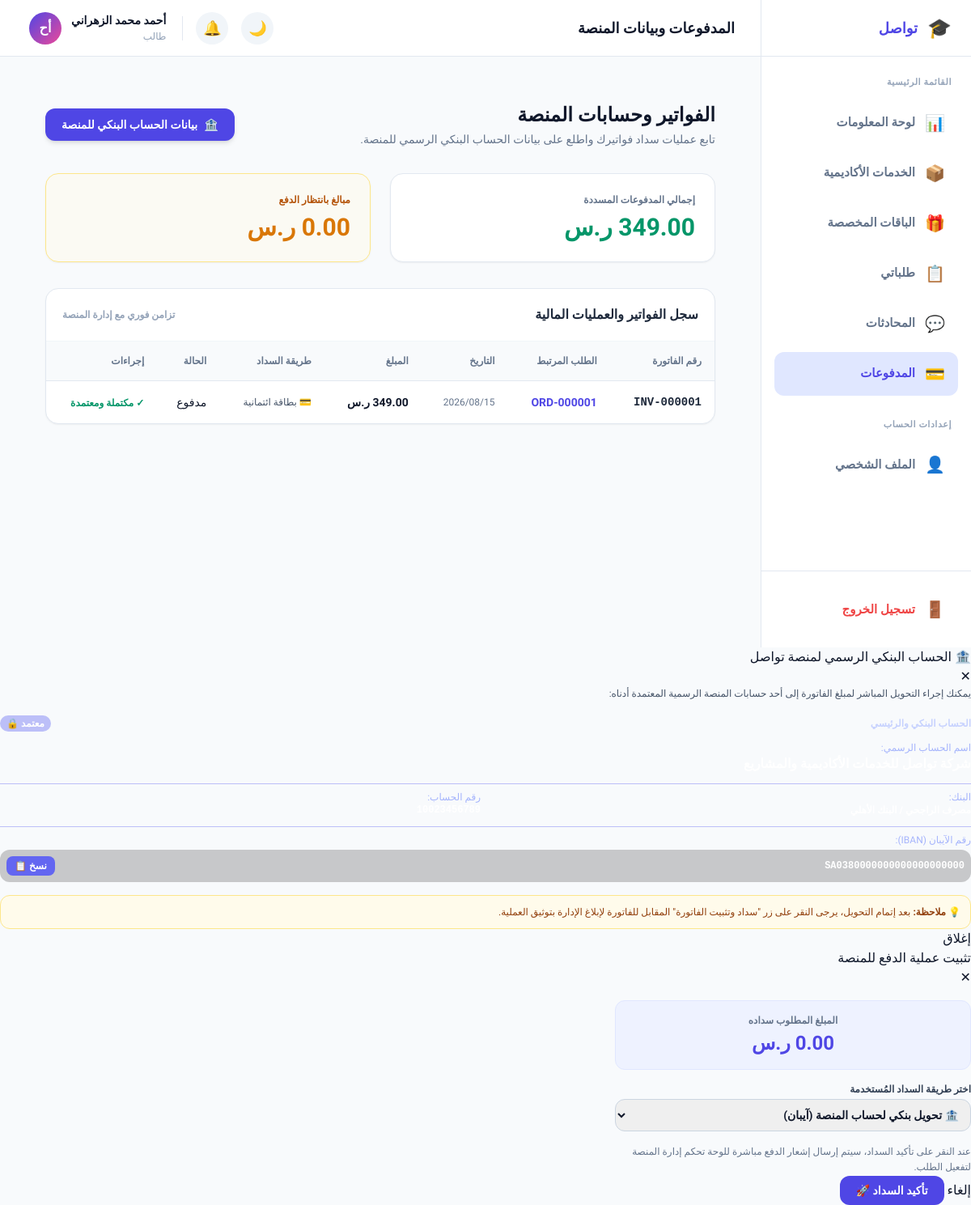
/student/payments.php (signed in), run on the app's committed database.
### tables this page shows
CREATE TABLE IF NOT EXISTS `payments` (
  `id`               INT UNSIGNED NOT NULL AUTO_INCREMENT,
  `payment_number`   VARCHAR(25) NOT NULL UNIQUE COMMENT 'e.g. PAY-20260001',
  `order_id`         INT UNSIGNED NOT NULL,
  `student_id`       INT UNSIGNED NOT NULL,
  `amount`           DECIMAL(10,2) NOT NULL COMMENT 'Total paid by student',
  `platform_fee`     DECIMAL(10,2) NOT NULL DEFAULT 0.00 COMMENT '15% commission',
  `academic_net`     DECIMAL(10,2) NOT NULL DEFAULT 0.00 COMMENT 'amount - platform_fee',
  `method`           ENUM('credit_card','bank_transfer','apple_pay','wallet') NOT NULL DEFAULT 'credit_card',
  `status`           ENUM('pending','paid','failed','refunded') NOT NULL DEFAULT 'pending',
  `transaction_ref`  VARCHAR(255) DEFAULT NULL COMMENT 'Gateway reference',
  `coupon_code`      VARCHAR(50) DEFAULT NULL,
  `discount`         DECIMAL(10,2) DEFAULT 0.00,
  `paid_at`          DATETIME DEFAULT NULL,
  `created_at`       DATETIME NOT NULL DEFAULT CURRENT_TIMESTAMP,
  PRIMARY KEY (`id`),
  UNIQUE KEY `uq_payment_number` (`payment_number`),
  INDEX `idx_order`    (`order_id`),
  INDEX `idx_student`  (`student_id`),
  INDEX `idx_status`   (`status`),
  CONSTRAINT `fk_pay_order`   FOREIGN KEY (`order_id`)   REFERENCES `orders`(`id`) ON DELETE RESTRICT,
  CONSTRAINT `fk_pay_student` FOREIGN KEY (`student_id`) REFERENCES `users`(`id`)  ON DELETE RESTRICT
);

### config/auth.php (called while the page is built, shortened)
<?php
require_once __DIR__ . '/db.php';
function currentUser(): ?array {
    return [
        'id'     => $_SESSION['user_id'],
        'name'   => $_SESSION['user_name'],
        'email'  => $_SESSION['user_email'],
        'role'   => $_SESSION['user_role'],
        'avatar' => $_SESSION['user_avatar'],
    ];
}

### config/functions.php (called while the page is built, shortened)
<?php
require_once __DIR__ . '/db.php';
function getPaymentsByStudent(int $studentId): array {
    $stmt = db()->prepare(
        'SELECT p.*, o.order_number
         FROM payments p
         JOIN orders o ON p.order_id = o.id
         WHERE p.student_id = ?
         ORDER BY p.created_at DESC'
    );
    $stmt->execute([$studentId]);
    return $stmt->fetchAll();
}
function formatDate(string $date): string {
    return date('Y/m/d', strtotime($date));
}
function formatMoney(float $amount): string {
    return number_format($amount, 2) . ' ر.س';
}
function paymentStatusLabel(string $status): array {
    return match($status) {
        'paid'     => ['label' => 'مدفوع',   'class' => 'badge-success'],
        'pending'  => ['label' => 'معلق',    'class' => 'badge-warning'],
        'failed'   => ['label' => 'فاشل',    'class' => 'badge-danger'],
        'refunded' => ['label' => 'مُسترجع', 'class' => 'badge-secondary'],
        default    => ['label' => $status,   'class' => 'badge-secondary'],
    };
}

### config/db.php (called while the page is built, shortened)
<?php
function db(): PDO {
    static $pdo = null;
    if ($pdo === null) {
        $dsn = sprintf(
            'mysql:host=%s;dbname=%s;charset=%s',
            DB_HOST,
            DB_NAME,
            DB_CHARSET
        );
        try {
            $pdo = new PDO($dsn, DB_USER, DB_PASS, [
                PDO::ATTR_ERRMODE            => PDO::ERRMODE_EXCEPTION,
                PDO::ATTR_DEFAULT_FETCH_MODE => PDO::FETCH_ASSOC,
                PDO::ATTR_EMULATE_PREPARES   => false,
            ]);
        } catch (PDOException $e) {
            http_response_code(500);
            die(json_encode([
                'error'   => true,
                'message' => 'خطأ في الاتصال بقاعدة البيانات. يرجى المحاولة لاحقاً.'
            ]));
        }
    }
    return $pdo;
}

### student/payments.php (the view, shortened to what this page needs)
<?php
require_once __DIR__ . '/../config/auth.php';
require_once __DIR__ . '/../config/functions.php';
$user = currentUser();
$db = db();
$total_paid = (float) $db->query("SELECT COALESCE(SUM(amount), 0) FROM payments WHERE student_id = " . $user['id'] . " AND status = 'paid'")->fetchColumn();
$total_pending = (float) $db->query("SELECT COALESCE(SUM(amount), 0) FROM payments WHERE student_id = " . $user['id'] . " AND status = 'pending'")->fetchColumn();
$payments = getPaymentsByStudent($user['id']);
require __DIR__ . '/partials/head.php';
require __DIR__ . '/partials/sidebar.php';
?>
      <div class="content-wrap" style="max-width:1150px;margin:0 auto;padding:24px;">
        <div class="flex flex-wrap justify-between items-center gap-4 mb-8">
          <div>
            <h1 class="text-2xl font-black text-slate-900 mb-1">الفواتير وحسابات المنصة</h1>
            <p class="text-slate-500 text-sm">تابع عمليات سداد فواتيرك واطلع على بيانات الحساب البنكي الرسمي للمنصة.</p>
          </div>
          <button onclick="openPlatformBankModal()" class="px-5 py-2.5 bg-indigo-600 hover:bg-indigo-700 text-white rounded-xl font-bold text-sm shadow-md transition flex items-center gap-2">
            <span>🏦</span>
            <span>بيانات الحساب البنكي للمنصة</span>
          </button>
        </div>
        <div class="grid grid-cols-1 sm:grid-cols-2 gap-6 mb-8">
          <div class="card p-6 border border-slate-200 shadow-sm rounded-2xl bg-white">
            <div class="text-xs font-bold text-slate-500 mb-2">إجمالي المدفوعات المسددة</div>
            <div class="text-3xl font-black text-emerald-600"><?= formatMoney($total_paid) ?></div>
          </div>
          <div class="card p-6 border border-amber-200 bg-amber-50/50 shadow-sm rounded-2xl">
            <div class="text-xs font-bold text-amber-700 mb-2">مبالغ بانتظار الدفع</div>
            <div class="text-3xl font-black text-amber-600"><?= formatMoney($total_pending) ?></div>
          </div>
        </div>
        <div class="card p-0 overflow-hidden border border-slate-200 rounded-2xl bg-white shadow-sm">
          <div class="p-5 border-b border-slate-100 flex items-center justify-between">
            <h3 class="font-extrabold text-slate-800 text-base">سجل الفواتير والعمليات المالية</h3>
            <span class="text-xs text-slate-400 font-bold">تزامن فوري مع إدارة المنصة</span>
          </div>
          <div class="overflow-x-auto">
            <table class="w-full text-right border-collapse">
              <thead>
                <tr class="bg-slate-50 text-slate-500 text-xs border-b border-slate-200">
                  <th class="p-4">رقم الفاتورة</th>
                  <th class="p-4">الطلب المرتبط</th>
                  <th class="p-4">التاريخ</th>
                  <th class="p-4">المبلغ</th>
                  <th class="p-4">طريقة السداد</th>
                  <th class="p-4">الحالة</th>
                  <th class="p-4">إجراءات</th>
                </tr>
              </thead>
              <tbody class="divide-y divide-slate-100 text-sm">
                <?php if (empty($payments)): ?>
                  <tr>
                    <td colspan="7" class="text-center p-8 text-slate-400">
                      لا توجد فواتير أو عمليات دفع مسجلة بعد.
                    </td>
                  </tr>
                <?php else: ?>
                  <?php foreach ($payments as $p):
                    $badge = paymentStatusLabel($p['status']);
                    $inv_no = 'INV-' . str_pad($p['id'], 6, '0', STR_PAD_LEFT);
                  ?>
                    <tr class="hover:bg-slate-50/70 transition">
                      <td class="p-4 font-mono font-bold text-slate-800"><?= $inv_no ?></td>
                      <td class="p-4 font-bold text-indigo-600">
                        <a href="order-details.php?id=<?= $p['order_id'] ?>">ORD-<?= str_pad($p['order_id'], 6, '0', STR_PAD_LEFT) ?></a>
                      </td>
                      <td class="p-4 text-slate-500 text-xs"><?= formatDate($p['created_at']) ?></td>
                      <td class="p-4 font-extrabold text-slate-900"><?= formatMoney($p['amount']) ?></td>
                      <td class="p-4 text-slate-600 text-xs">
                        <?= $p['method'] === 'bank_transfer' ? '🏦 تحويل بنكي للمنصة' : ($p['method'] === 'credit_card' ? '💳 بطاقة ائتمانية' : e($p['method'])) ?>
                      </td>
                      <td class="p-4">
                        <span class="badge <?= $badge['class'] ?>"><?= $badge['label'] ?></span>
                      </td>
                      <td class="p-4">
                        <?php if ($p['status'] === 'pending'): ?>
                          <button onclick="openPayModal(<?= $p['id'] ?>, <?= $p['amount'] ?>)" class="px-3 py-1.5 bg-indigo-600 text-white rounded-lg text-xs font-bold hover:bg-indigo-700 transition">
                            💳 سداد وتثبيت الفاتورة
                          </button>
                        <?php else: ?>
                          <span class="text-xs text-emerald-600 font-bold">✓ مكتملة ومعتمدة</span>
                        <?php endif; ?>
                      </td>
                    </tr>
                  <?php endforeach; ?>
                <?php endif; ?>
              </tbody>
            </table>
          </div>
        </div>
      </div>
    </main>
  </div>
  <div class="modal-overlay" id="platformBankModal">
    <div class="modal-box">
      <div class="modal-header">
        <h3 class="modal-title">🏦 الحساب البنكي الرسمي لمنصة تواصل</h3>
        <button class="modal-close" data-modal-close>✕</button>
      </div>
      <div class="modal-body space-y-4">
        <p class="text-xs text-slate-600 leading-relaxed">
          يمكنك إجراء التحويل المباشر لمبلغ الفاتورة إلى أحد حسابات المنصة الرسمية المعتمدة أدناه:
        </p>
        <div class="bank-card space-y-3">
          <div class="flex items-center justify-between">
            <span class="text-xs font-bold text-indigo-200">الحساب البنكي والرئيسي</span>
            <span class="text-xs bg-indigo-500/40 text-white px-2 py-0.5 rounded-full font-bold">معتمد 🔒</span>
          </div>
          <div>
            <div class="text-xs text-indigo-300">اسم الحساب الرسمي:</div>
            <div class="text-base font-extrabold text-white">شركة تواصل للخدمات الأكاديمية والمشاريع</div>
          </div>
          <div class="grid grid-cols-1 sm:grid-cols-2 gap-3 pt-2 border-t border-indigo-500/40 text-xs">
            <div>
              <div class="text-indigo-300">البنك:</div>
              <div class="font-bold text-white">مصرف الراجحي / البنك الأهلي</div>
            </div>
            <div>
              <div class="text-indigo-300">رقم الحساب:</div>
              <div class="font-mono font-bold text-white select-all">10023456789</div>
            </div>
          </div>
          <div class="pt-2 border-t border-indigo-500/40">
            <div class="text-xs text-indigo-300 mb-1">رقم الآيبان (IBAN):</div>
            <div class="flex items-center justify-between bg-black/20 p-2 rounded-xl">
              <span class="font-mono font-bold text-white text-xs select-all">SA0380000000000000000000</span>
              <button onclick="copyIban('SA0380000000000000000000')" class="text-xs bg-indigo-500 hover:bg-indigo-600 text-white px-2.5 py-1 rounded-lg font-bold">نسخ 📋</button>
            </div>
          </div>
        </div>
        <div class="bg-amber-50 p-3 rounded-xl border border-amber-200 text-xs text-amber-800 font-medium">
          💡 <strong>ملاحظة:</strong> بعد إتمام التحويل، يرجى النقر على زر "سداد وتثبيت الفاتورة" المقابل للفاتورة لإبلاغ الإدارة بتوثيق العملية.
        </div>
      </div>
      <div class="modal-footer">
        <button class="btn-add-sub" data-modal-close>إغلاق</button>
      </div>
    </div>
  </div>
  <div class="modal-overlay" id="payInvoiceModal">
    <div class="modal-box" style="max-width:440px;">
      <div class="modal-header">
        <h3 class="modal-title">تثبيت عملية الدفع للمنصة</h3>
        <button class="modal-close" data-modal-close>✕</button>
      </div>
      <form method="POST" action="payments.php">
        <div class="modal-body space-y-4">
          <div class="bg-indigo-50 p-4 rounded-xl text-center border border-indigo-100">
            <span class="text-xs text-slate-500 font-bold block mb-1">المبلغ المطلوب سداده</span>
            <span class="text-2xl font-black text-indigo-600" id="modalPaymentAmount">0.00 ر.س</span>
          </div>
          <div>
            <label class="block text-xs font-bold text-slate-700 mb-1">اختر طريقة السداد المُستخدمة</label>
            <select name="pay_method" class="w-full p-2.5 rounded-xl border border-slate-300 text-sm font-bold focus:outline-none focus:border-indigo-600">
              <option value="bank_transfer">🏦 تحويل بنكي لحساب المنصة (آيبان)</option>
            </select>
          </div>
          <div class="text-xs text-slate-500 leading-relaxed">
            عند النقر على تأكيد السداد، سيتم إرسال إشعار الدفع مباشرة للوحة تحكم إدارة المنصة لتفعيل الطلب.
          </div>
        </div>
        <div class="modal-footer">
          <button type="button" class="btn-add-sub" data-modal-close>إلغاء</button>
          <button type="submit" class="px-5 py-2 bg-indigo-600 text-white rounded-xl font-bold text-sm hover:bg-indigo-700">تأكيد السداد 🚀</button>
        </div>
      </form>
    </div>
  </div>
<?php
require __DIR__ . '/partials/footer.php';
?>

### student/assets/css/style.css (style rules this page uses)
:root { --primary: #4f46e5; --primary-hover: #4338ca; --primary-light: #e0e7ff; --secondary: #ec4899; --success: #10b981; --warning: #f59e0b; --danger: #ef4444; --info: #3b82f6; --bg-body: #f8fafc; --bg-card: #ffffff; --bg-hover: #f1f5f9; --text-primary: #0f172a; --text-secondary: #64748b; --text-muted: #94a3b8; --border-color: #e2e8f0; --radius-sm: 8px; --radius-md: 12px; --radius-lg: 16px; --radius-full: 9999px; --shadow-sm: 0 1px 2px 0 rgba(0, 0, 0, 0.05); --shadow-md: 0 4px 6px -1px rgba(0, 0, 0, 0.1), 0 2px 4px -1px rgba(0, 0, 0, 0.06); --shadow-lg: 0 10px 15px -3px rgba(0, 0, 0, 0.1), 0 4px 6px -2px rgba(0, 0, 0, 0.05); }
body { font-family: 'Tajawal', sans-serif; background-color: var(--bg-body); color: var(--text-primary); margin: 0; transition: background-color 0.3s, color 0.3s; overflow-x: hidden; }
a { text-decoration: none; color: inherit; }
.content-wrap { padding: 32px; flex-grow: 1; }
.card { background: var(--bg-card); border: 1px solid var(--border-color); border-radius: var(--radius-lg); padding: 24px; box-shadow: var(--shadow-sm); }

### data on the page
payments: id "INV-000001", order "000001", created_at "2026/08/15", amount "349.00 ر.س", method "💳 بطاقة ائتمانية", status "مدفوع", shows "✓ مكتملة ومعتمدة"

### other printed values
$_item['icon'] "📊"
$_item['label'] "لوحة المعلومات"
$_item['icon'] "📦"
$_item['label'] "الخدمات الأكاديمية"
$_item['icon'] "🎁"
$_item['label'] "الباقات المخصصة"
$_item['icon'] "📋"
$_item['label'] "طلباتي"
$_item['icon'] "💬"
$_item['label'] "المحادثات"
$_item['icon'] "💳"
$_item['label'] "المدفوعات"
$pageTitle "المدفوعات وبيانات المنصة"
$user['name'] "أحمد محمد الزهراني"
$user['avatar'] "أح"
